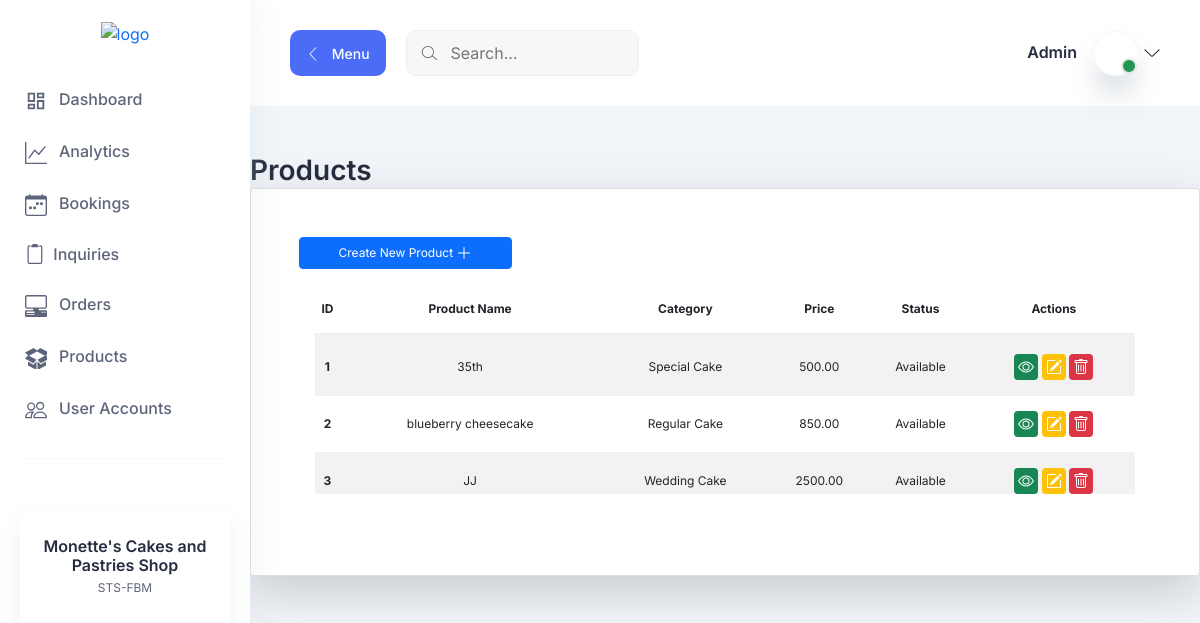
Before: /products-list (signed in) with the older database file.
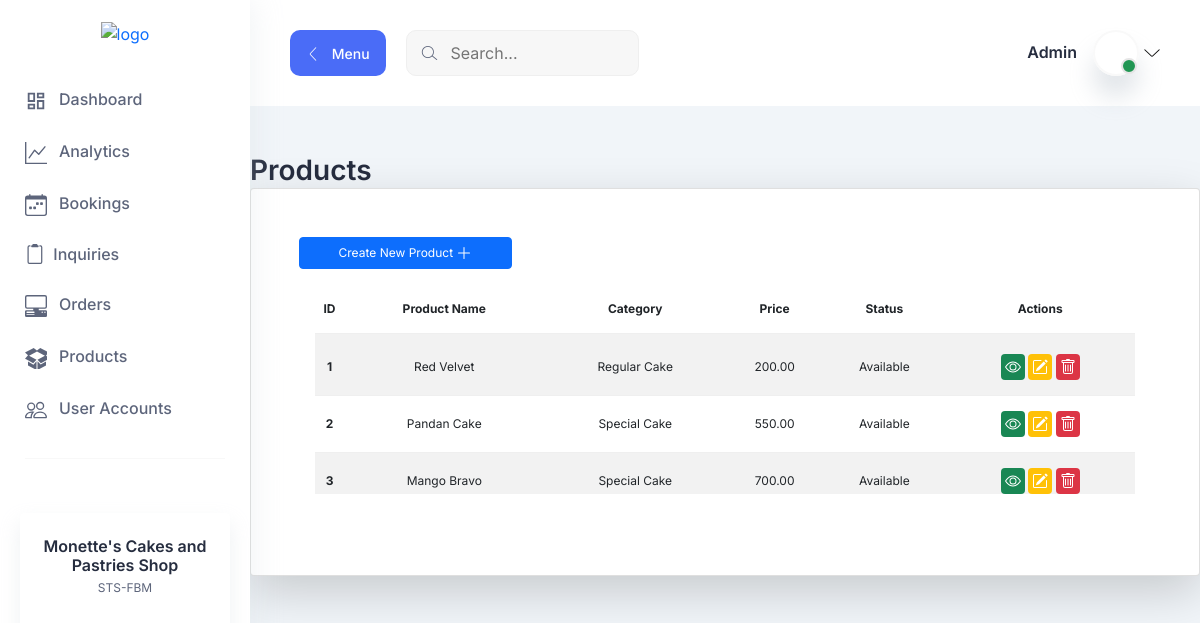
After: the same page with the newer database file.
### products/models.py (models this page shows, shortened)
class Products(models.Model):
    status = (
        ("Available", "Available"),
        ("Not Available", "Not Available")
    )
    product_name = models.CharField(max_length=255)
    category = models.ForeignKey(Category, on_delete=models.CASCADE)
    price = models.DecimalField(max_digits=10, decimal_places=2)
    status = models.CharField(max_length=255, choices=status)
    class Meta:
        verbose_name = "Products"

class Category(models.Model):
    category = models.CharField(max_length=255)
    class Meta:
        verbose_name = "Category"
    def __str__(self):
        return self.category

### products/views.py (the view)
# urls.py: path("products-list", products, name="products-list"),
@login_required
def products(request):
   template_name = "products/products_list.html"
   products = Products.objects.all()[:5]
   context = {
       "products" : products
   }
   return render (request, template_name, context)

### products/templates/products/products_list.html (shortened to what this page needs)
{% extends 'base.html' %} {% block body %}
<div class="container-fluid
  mt-5 p-0" style="font-size: 12px;">
  <h2>Products</h2>
  <div
    class="card p-5 shadow-lg p-3 mb-5 bg-white rounded text-decoration-none"
  >
    <a
      href="{% url 'products-add' %}"
      class="btn btn-primary w-25"
      style="font-size: 12px"
    >
      Create New Product
      <svg
        xmlns="http://www.w3.org/2000/svg"
        width="16"
        height="16"
        fill="currentColor"
        class="bi bi-plus-lg"
        viewBox="0 0 16 16"
      >
        <path
          fill-rule="evenodd"
          d="M8 2a.5.5 0 0 1 .5.5v5h5a.5.5 0 0 1 0 1h-5v5a.5.5 0 0 1-1 0v-5h-5a.5.5 0 0 1 0-1h5v-5A.5.5 0 0 1 8 2Z"
        />
      </svg>
    </a>
    <table class="table table-striped bg-white p-3">
      <thead>
        <tr class="text-center">
          <th scope="col">ID</th>
          <th scope="col">Product Name</th>
          <th scope="col">Category</th>
          <th scope="col">Price</th>
          <th scope="col">Status</th>
          <th scope="col">Actions</th>
        </tr>
      </thead>
      <tbody>
        {% for list in products %}
        <tr class="text-center">
          <th scope="row">{{forloop.counter}}</th>
          <td>{{list.product_name}}</td>
          <td>{{list.category}}</td>
          <td>{{list.price}}</td>
          <td>{{list.status}}</td>
          <td>
            <a
              href="{% url 'products-view' list.id %}"
              class="bg-success p-1 text-white rounded"
              style="font-size: 12px"
            >
            </a>
            <a
              href="{% url 'products-update' list.id %}"
              class="bg-warning p-1 text-white rounded"
              style="font-size: 12px"
            >
            </a>
            <a
              href="{% url 'products-delete' list.id %}"
              class="bg-danger p-1 text-white rounded"
              style="font-size: 12px"
            >
            </a>
          </td>
        </tr>
        {% endfor %}
      </tbody>
    </table>
  </div>
</div>
{% endblock %}

Changed rows visible on the page:
removed Products: product_name "35th", category "Special Cake", price "500.00", status "Available"
removed Products: product_name "blueberry cheesecake", category "Regular Cake", price "850.00", status "Available"
removed Products: product_name "JJ", category "Wedding Cake", price "2500.00", status "Available"
added Products: product_name "Red Velvet", category "Regular Cake", price "200.00", status "Available"
added Products: product_name "Pandan Cake", category "Special Cake", price "550.00", status "Available"
added Products: product_name "Mango Bravo", category "Special Cake", price "700.00", status "Available"
